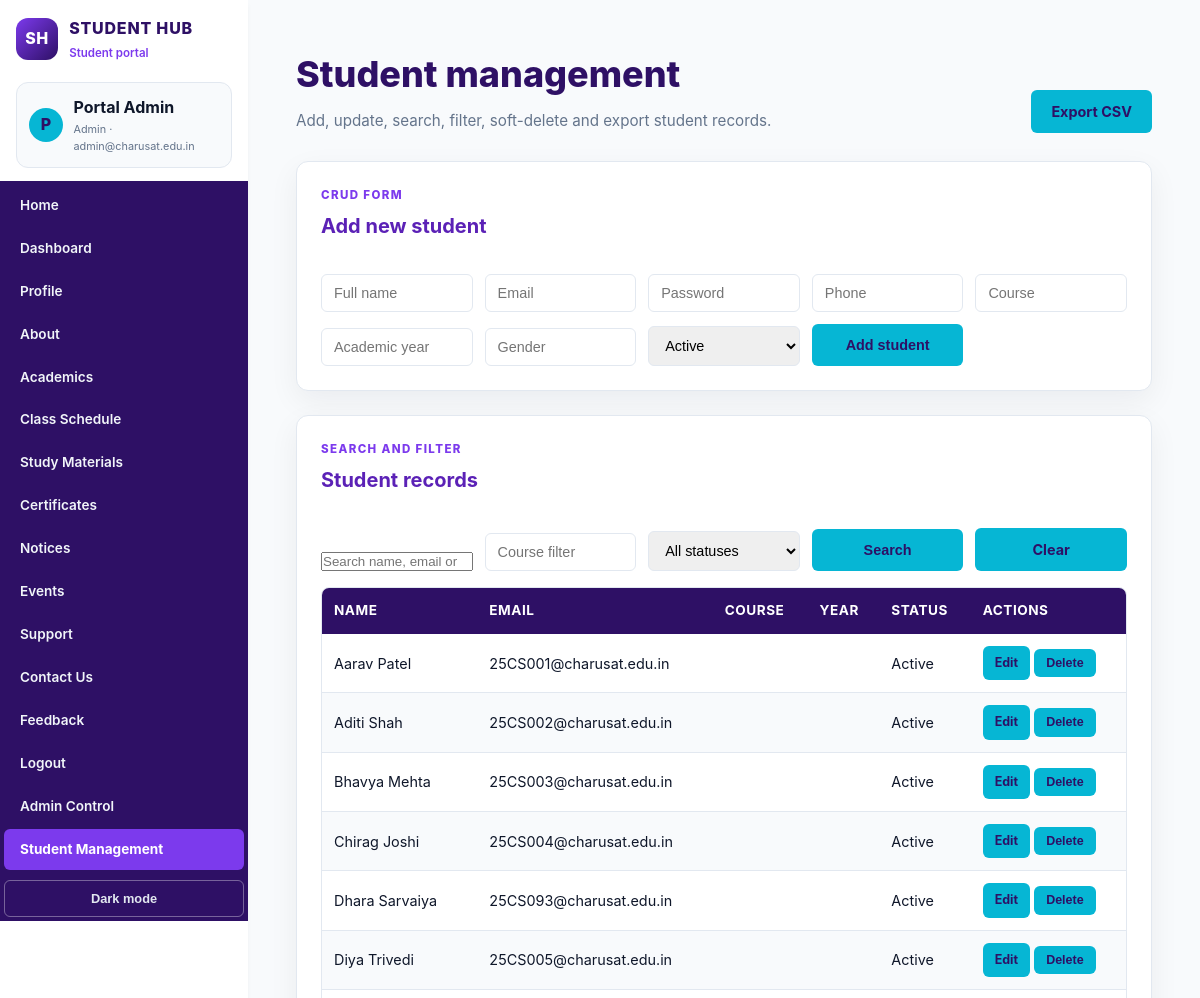
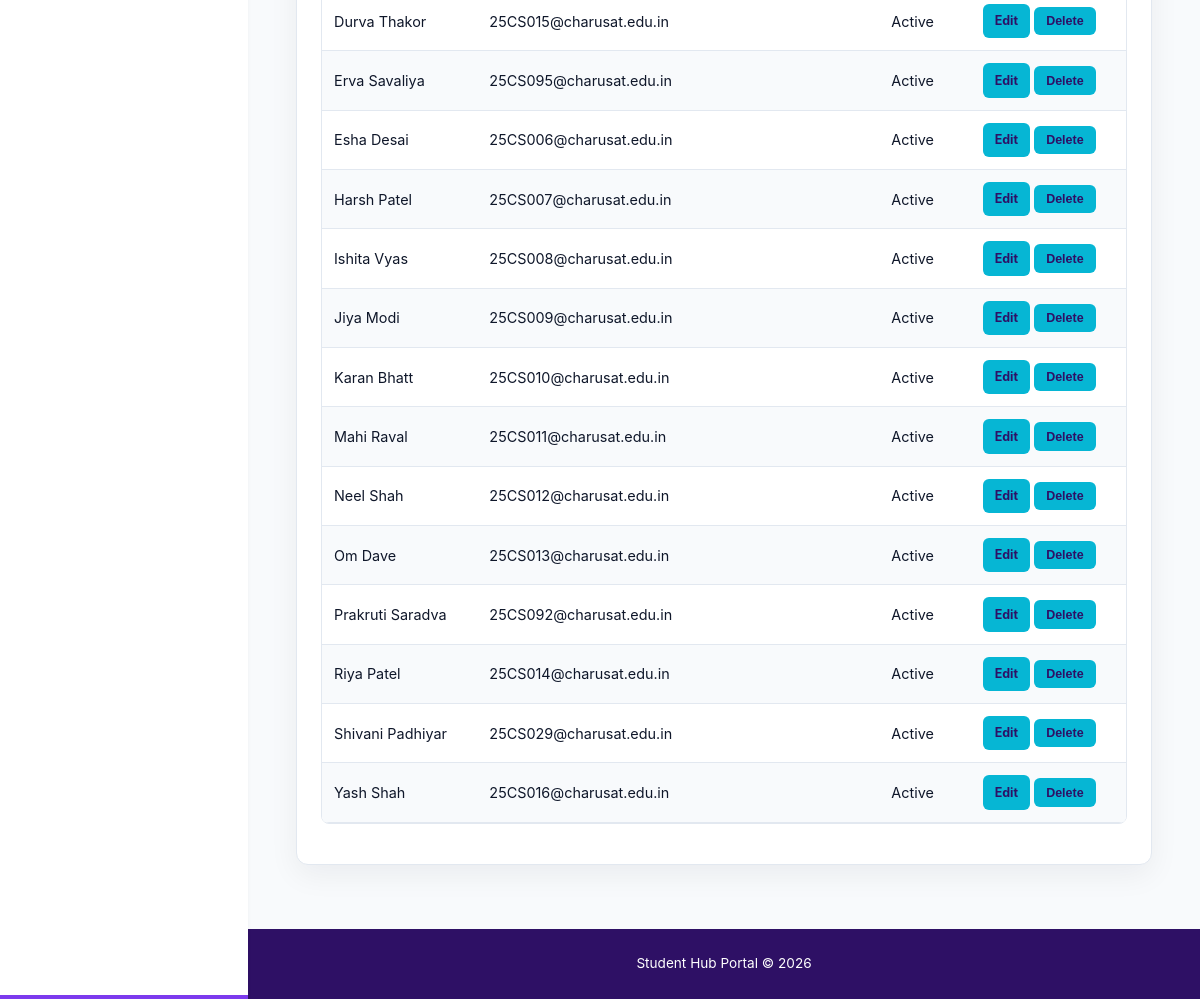
Page /student_management.php (signed in) on the committed database (2 pictures, top to bottom).
### tables this page shows
CREATE TABLE IF NOT EXISTS students (
    id INT AUTO_INCREMENT PRIMARY KEY,
    fullname VARCHAR(100) NOT NULL,
    email VARCHAR(100) UNIQUE NOT NULL,
    password VARCHAR(255) NOT NULL,
    phone VARCHAR(20) DEFAULT NULL,
    course VARCHAR(100) DEFAULT NULL,
    academic_year VARCHAR(20) DEFAULT NULL,
    gender VARCHAR(20) DEFAULT NULL,
    profile_photo VARCHAR(255) DEFAULT NULL,
    status ENUM('active', 'inactive') NOT NULL DEFAULT 'active',
    role ENUM('admin', 'student') NOT NULL DEFAULT 'student',
    created_at TIMESTAMP DEFAULT CURRENT_TIMESTAMP
);

### student_management.php (the view, shortened to what this page needs)
<?php
require_once __DIR__ . '/page_session.php';
require_once __DIR__ . '/db_mysqli.php';
$editingStudent = null;
$search = trim((string) ($_GET['search'] ?? ''));
$courseFilter = trim((string) ($_GET['course'] ?? ''));
$statusFilter = ($_GET['status'] ?? '') === 'inactive' ? 'inactive' : (($_GET['status'] ?? '') === 'active' ? 'active' : '');
$likeSearch = '%' . $search . '%';
$likeCourse = '%' . $courseFilter . '%';
$query = 'SELECT id, fullname, email, phone, course, academic_year, gender, status
          FROM students
          WHERE role = "student"
            AND (fullname LIKE ? OR email LIKE ? OR course LIKE ?)
            AND (? = "" OR course LIKE ?)
            AND (? = "" OR status = ?)
          ORDER BY fullname';
$statement = $mysqli->prepare($query);
$statement->bind_param(
    'sssssss',
    $likeSearch,
    $likeSearch,
    $likeSearch,
    $courseFilter,
    $likeCourse,
    $statusFilter,
    $statusFilter
);
$statement->execute();
$students = $statement->get_result()->fetch_all(MYSQLI_ASSOC);
?>
<!DOCTYPE html>
<html lang="en">
<head>
    <link rel="stylesheet" href="style.css?v=20261022">
</head>
<body>
<?php renderPortalHeader(); ?>
<main id="main-content">
    <div class="page-heading">
        <div>
            <h1>Student management</h1>
            <p class="page-subtitle">Add, update, search, filter, soft-delete and export student records.</p>
        </div>
        <a class="btn btn-primary" href="student_management.php?export=csv">Export CSV</a>
    </div>
    <section class="admin-section">
        <div class="section-heading"><div><p class="eyebrow">CRUD FORM</p><h2><?= $editingStudent ? 'Edit student' : 'Add new student' ?></h2></div></div>
        <form method="post" class="admin-form">
            <input type="text" name="fullname" placeholder="Full name" required value="<?= htmlspecialchars((string) ($editingStudent['fullname'] ?? '')) ?>">
            <input type="email" name="email" placeholder="Email" required value="<?= htmlspecialchars((string) ($editingStudent['email'] ?? '')) ?>">
            <input type="password" name="password" placeholder="<?= $editingStudent ? 'New password (optional)' : 'Password' ?>" <?= $editingStudent ? '' : 'required' ?>>
            <input type="text" name="phone" placeholder="Phone" value="<?= htmlspecialchars((string) ($editingStudent['phone'] ?? '')) ?>">
            <input type="text" name="course" placeholder="Course" value="<?= htmlspecialchars((string) ($editingStudent['course'] ?? '')) ?>">
            <input type="text" name="academic_year" placeholder="Academic year" value="<?= htmlspecialchars((string) ($editingStudent['academic_year'] ?? '')) ?>">
            <input type="text" name="gender" placeholder="Gender" value="<?= htmlspecialchars((string) ($editingStudent['gender'] ?? '')) ?>">
            <select name="status"><option value="active" <?= ($editingStudent['status'] ?? 'active') === 'active' ? 'selected' : '' ?>>Active</option></select>
            <button class="btn btn-primary" type="submit"><?= $editingStudent ? 'Update student' : 'Add student' ?></button>
        </form>
    </section>
    <section class="admin-section">
        <div class="section-heading"><div><p class="eyebrow">SEARCH AND FILTER</p><h2>Student records</h2></div></div>
        <form method="get" class="admin-form">
            <input type="search" name="search" placeholder="Search name, email or course" value="<?= htmlspecialchars($search) ?>">
            <input type="text" name="course" placeholder="Course filter" value="<?= htmlspecialchars($courseFilter) ?>">
            <select name="status"><option value="">All statuses</option></select>
            <button class="btn btn-primary" type="submit">Search</button>
            <a class="btn btn-light" href="student_management.php">Clear</a>
        </form>
        <div class="admin-table-wrap"><table><thead><tr><th>Name</th><th>Email</th><th>Course</th><th>Year</th><th>Status</th><th>Actions</th></tr></thead><tbody>
        <?php foreach ($students as $student): ?>
            <tr>
                <td><?= htmlspecialchars($student['fullname']) ?></td>
                <td><?= htmlspecialchars($student['email']) ?></td>
                <td><?= htmlspecialchars((string) $student['course']) ?></td>
                <td><?= htmlspecialchars((string) $student['academic_year']) ?></td>
                <td><?= htmlspecialchars(ucfirst($student['status'])) ?></td>
                <td>
                    <a class="btn btn-light" href="student_management.php?edit=<?= (int) $student['id'] ?>">Edit</a>
                    <?php if ($student['status'] === 'active'): ?>
                        <form method="post" style="display:inline" onsubmit="return confirm('Mark this student inactive?');">
                            <button class="btn btn-danger" type="submit">Delete</button>
                        </form>
                    <?php endif; ?>
                </td>
            </tr>
        <?php endforeach; ?>
        </tbody></table></div>
    </section>
</main>
<?php renderPortalFooter(); ?>
</body>
</html>

### page_session.php (shortened to what this page needs)
<?php
function renderPortalHeader(): void
{
    $currentPage = basename($_SERVER['PHP_SELF']);
    $isLoggedIn = !empty($_SESSION['user_id']);
    $dashboardPage = (($_SESSION['role'] ?? '') === 'admin')
        ? 'admin_dashboard.php'
        : 'student_dashboard.php';
    $links = [
        'index.php' => 'Home',
        'dashboard.php' => 'Dashboard',
        'profile.php' => 'Profile',
        'about.php' => 'About',
        'academics.php' => 'Academics',
        'classschedule.php' => 'Class Schedule',
        'studymaterials.php' => 'Study Materials',
        'certificates.php' => 'Certificates',
        'notice.php' => 'Notices',
        'events.php' => 'Events',
        'studentsupport.php' => 'Support',
        'contact.php' => 'Contact Us',
        'feedback.php' => 'Feedback',
    ];
    echo '<header class="portal-sidebar" role="banner">'
        . '<div class="header-container">'
        . '<a class="brand" href="index.php"><span class="brand-mark">SH</span><span><strong>STUDENT HUB</strong><small>Student portal</small></span></a>'
        . '<button id="menu-toggle" class="hamburger-btn" aria-label="Toggle Navigation">&#9776;</button>'
        . '</div>';
    if ($isLoggedIn) {
        $name = htmlspecialchars((string) ($_SESSION['fullname'] ?? ''), ENT_QUOTES, 'UTF-8');
        $email = htmlspecialchars((string) ($_SESSION['email'] ?? ''), ENT_QUOTES, 'UTF-8');
        $role = htmlspecialchars(ucfirst((string) ($_SESSION['role'] ?? '')), ENT_QUOTES, 'UTF-8');
        echo '<div class="session-summary">'
            . '<span class="user-avatar">' . strtoupper(substr($name, 0, 1)) . '</span>'
            . '<span class="user-details"><strong>' . $name . '</strong><small>' . $role . ' &middot; ' . $email . '</small></span>'
            . '</div>';
    }
    echo '<nav aria-label="Main Navigation"><ul class="nav-list" id="nav-list">';
    foreach ($links as $href => $label) {
        $current = ($href === $currentPage ||
            ($href === 'dashboard.php' && $currentPage === $dashboardPage))
            ? ' aria-current="page"'
            : '';
        echo '<li><a href="' . $href . '"' . $current . '>' . $label . '</a></li>';
    }
    if ($isLoggedIn) {
        echo '<li><a href="logout.php">Logout</a></li>';
        if (($_SESSION['role'] ?? '') === 'admin') {
            echo '<li><a href="admin_management.php"' .
                ($currentPage === 'admin_management.php' ? ' aria-current="page"' : '') .
                '>Admin Control</a></li>';
            echo '<li><a href="student_management.php"' .
                ($currentPage === 'student_management.php' ? ' aria-current="page"' : '') .
                '>Student Management</a></li>';
        }
    } else {
        echo '<li><a href="login.php"' . ($currentPage === 'login.php' ? ' aria-current="page"' : '') . '>Login</a></li>';
    }
    echo '<li><button id="theme-toggle" class="theme-toggle">Dark mode</button></li>'
        . '</ul></nav></header>';
}
function renderPortalFooter(): void
{
    echo '<footer><p>Student Hub Portal &copy; ' . date('Y') . '</p></footer>';
}

### rows in the picture
students: fullname "Aarav Patel", email "25CS001@charusat.edu.in", status "Active"
students: fullname "Aditi Shah", email "25CS002@charusat.edu.in", status "Active"
students: fullname "Bhavya Mehta", email "25CS003@charusat.edu.in", status "Active"
students: fullname "Chirag Joshi", email "25CS004@charusat.edu.in", status "Active"
students: fullname "Dhara Sarvaiya", email "25CS093@charusat.edu.in", status "Active"
students: fullname "Diya Trivedi", email "25CS005@charusat.edu.in", status "Active"
students: fullname "Durva Thakor", email "25CS015@charusat.edu.in", status "Active"
students: fullname "Erva Savaliya", email "25CS095@charusat.edu.in", status "Active"
students: fullname "Esha Desai", email "25CS006@charusat.edu.in", status "Active"
students: fullname "Harsh Patel", email "25CS007@charusat.edu.in", status "Active"
students: fullname "Ishita Vyas", email "25CS008@charusat.edu.in", status "Active"
students: fullname "Jiya Modi", email "25CS009@charusat.edu.in", status "Active"
students: fullname "Karan Bhatt", email "25CS010@charusat.edu.in", status "Active"
students: fullname "Mahi Raval", email "25CS011@charusat.edu.in", status "Active"
students: fullname "Neel Shah", email "25CS012@charusat.edu.in", status "Active"
students: fullname "Om Dave", email "25CS013@charusat.edu.in", status "Active"
students: fullname "Prakruti Saradva", email "25CS092@charusat.edu.in", status "Active"
students: fullname "Riya Patel", email "25CS014@charusat.edu.in", status "Active"
students: fullname "Shivani Padhiyar", email "25CS029@charusat.edu.in", status "Active"
students: fullname "Yash Shah", email "25CS016@charusat.edu.in", status "Active"

### other values in the picture
substr($name, 0, 1) "P"
$name "Portal Admin"
$role "Admin"
$email "admin@charusat.edu.in"
$label "Home"
$label "Dashboard"
$label "Profile"
$label "About"
$label "Academics"
$label "Class Schedule"
$label "Study Materials"
$label "Certificates"
$label "Notices"
$label "Events"
$label "Support"
